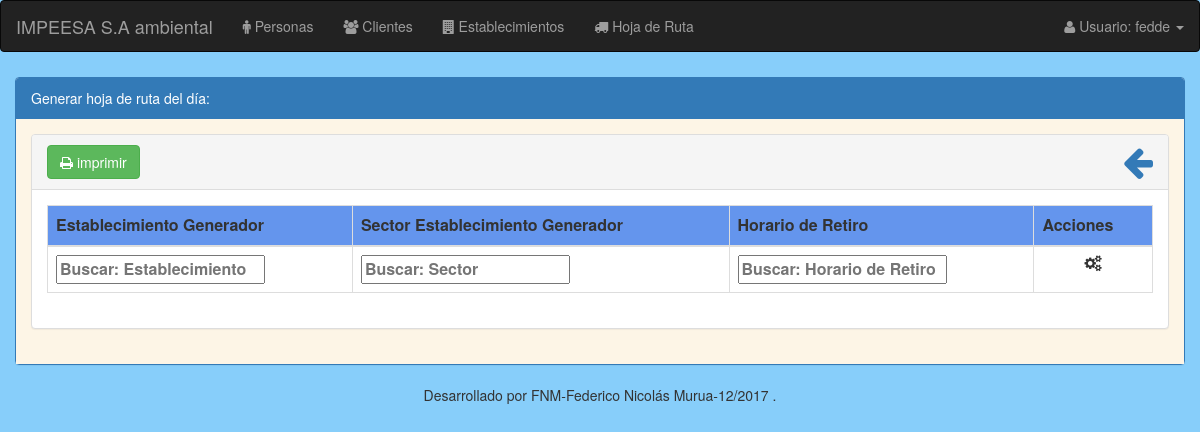
/Hojas-de-Ruta/generar/hoja_ruta/ (signed in), run on an earlier commit of the app's database.
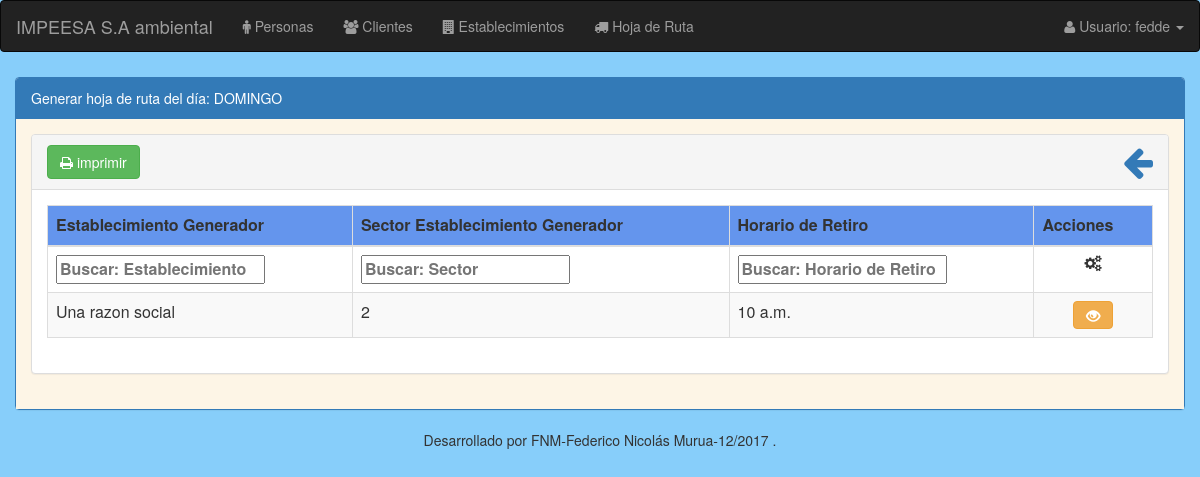
And on a later commit of the database.
### modulo_I/models.py (models this page shows, shortened)
class HorarioAtencion(models.Model):
    dia = models.CharField(max_length=20, choices=Dias)
    hora_desde_m = models.TimeField(_(u"Hora desde (Mañana)"), blank=True, null=True) # Turno mañana
    hora_hasta_m = models.TimeField(_(u"Hora hasta (Mañana)"), blank=True, null=True)
    hora_desde_t = models.TimeField(_(u"Hora desde (Tarde)"), blank=True, null=True) # Turno tarde
    hora_hasta_t = models.TimeField(_(u"Hora hasta (Tarde)"), blank=True, null=True)
    horario_retiro = models.TimeField(_(u"Horario Retiro"), blank=True, null=True) #fundamental para crear la hoja de ruta (ordenar por horario retiro)
    establecimiento_generador = models.ForeignKey('EstablecimientoGenerador', on_delete=models.CASCADE)
    class Meta:
        unique_together = ('dia', 'establecimiento_generador')

class EstablecimientoGenerador(models.Model):
    tipo_actividad = MultiSelectField(choices=Actividades)
    nro_inscripcion = models.BigIntegerField(primary_key=True) # N° inscripcion registro de generadores provincia del chubut
    razon_social = models.CharField(max_length=50)
    telefono = models.CharField(max_length=50)
    email = models.EmailField(max_length=50, blank=True, null=True)
    director_responsable = models.ForeignKey('Cliente', related_name='director_responsable', on_delete=models.CASCADE)
    responsable_residuos = models.ForeignKey('Persona', related_name='responsable_residuos', on_delete=models.CASCADE)
    responsable_suplente = models.ForeignKey('Persona', related_name='responsable_suplente', on_delete=models.CASCADE)
    responsable_tecnico = models.ForeignKey('Persona', related_name='responsable_tecnico', on_delete=models.CASCADE)
    fecha_vinculo = models.DateField() #fecha deL Vinculo que se confeccionó el formulario
    fecha = models.DateField(default=now)
    observaciones_comentarios = models.TextField(max_length=200, default='', blank=True, null=True)
    caract_generales = models.ForeignKey('CaracteristicasGenerales', on_delete=models.CASCADE)
    domicilio = models.ForeignKey('Domicilio', on_delete=models.CASCADE)
    ambito_dependencia = models.ForeignKey('AmbitoDependencia', on_delete=models.CASCADE)
    via_acceso = models.ForeignKey('ViaAccesoSector', on_delete=models.CASCADE)
    tipo_actividad = MultiSelectField(choices=Actividades)
    sector = models.IntegerField() # cuadrante que pertenece a la ciudad el generador
    '''
    AGREGAR orden dentro de sector para la hoja de ruta (puede ser null)
    '''
    def __str__(self):
        return "%s" % (self.razon_social)

### modulo_I/views.py (the view)
@login_required
def generar_hoja_ruta(request):
    dia_actual = datetime.datetime.now().strftime("%w") #%w numero dia en la semana (0 domingo, 6 sabado)
    establecimientos = HorarioAtencion.objects.filter(dia=dia_actual).order_by('establecimiento_generador__sector').order_by('horario_retiro')
    dia_nombre = ""
    if establecimientos:
        dia_nombre = (establecimientos[0].get_dia_display()).upper()
    return render(request, "hojaRuta/hojaruta_impresion.html", {'establecimientos': establecimientos, 'dia':dia_nombre,'dia_nro':dia_actual})

### modulo_I/templates/hojaRuta/hojaruta_impresion.html (shortened to what this page needs)
{% extends "base/base_listado.html" %}
{% load staticfiles %}
{% load staticfiles bootstrap3 %}
{% block stylesheets %}
  {{block.super}}
  <link rel="stylesheet" type="text/css" href="{% static 'css/parsley.css' %}"/>
  <link rel="stylesheet" type="text/css" href="{% static 'css/select2.css' %}"/>
{% endblock %}
{% block panel-heading %}
  Generar hoja de ruta del día: {{dia}}
{% endblock %}
{% block panel-heading-tabla %}
  <a target="_blank" href="{% url 'hojaRuta:hoja_ruta_pdf' dia=dia_nro %}" class="btn btn-success"><i class="fa fa-print"></i> imprimir </a>
  <a href="{% url 'hojaRuta:listado_hojas_de_ruta' %}" data-toggle="tooltip" title="Volver"><i class="fa fa-arrow-left pull-right" style="font-size: 35px;"></i></a>
{% endblock %}
{% block thead-tabla %}
  <thead>
  <tr style="background:#6495ED;">
    <th>Establecimiento Generador</th>
    <th>Sector Establecimiento Generador</th>
    <th>Horario de Retiro</th>
    <th>Acciones</th>
  </tr>
  </thead>
{% endblock %}
{% block tfoot-tabla %}
  <tfoot >
     <tr>
       <th>Establecimiento</th>
       <th>Sector</th>
       <th>Horario de Retiro</th>
       <th style="text-align: center;"><i class="fa fa-cogs"></i></th>
    </tr>
  </tfoot>
{% endblock %}
{% block tbody-tabla %}
  <tbody>
  {% for establecimiento in establecimientos %}
      <tr>
          <td>{{ establecimiento.establecimiento_generador }}</td>
          <td>{{ establecimiento.establecimiento_generador.sector }}</td>
          <td>{{ establecimiento.horario_retiro }}</td>
          <td align="center">
             <a class="btn btn-warning" data-toggle="tooltip" title="Detalles" href="{% url 'hojaRuta:detalle_horario_atencion' id_horario=establecimiento.id%}"><em class="glyphicon glyphicon-eye-open"></em></a>
          </td>
      </tr>
  {% endfor %}
  </tbody>
{% endblock %}

What changed in the data, as far as the page shows it:
added HorarioAtencion: establecimiento_generador "Una razon social", establecimiento_generador.sector "2", horario_retiro "10 a.m."
Also different on the page:
{{ dia }}: (not shown) → "DOMINGO"
